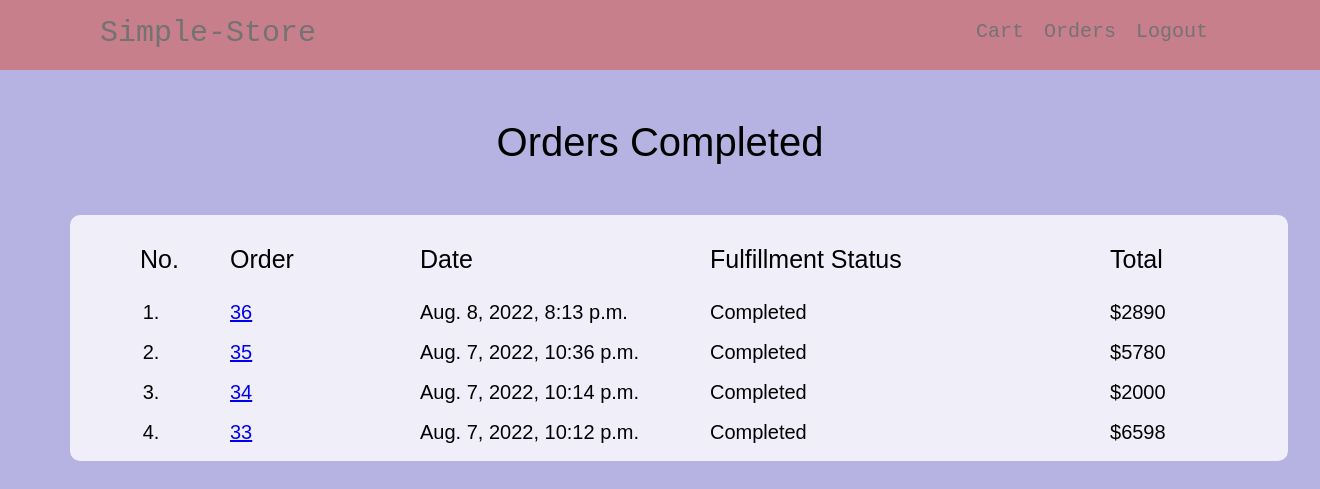
Page /orders (signed in) on the committed database.
### EcommerceApp/models.py (models this page shows, shortened)
class Order(models.Model):
    customer= models.ForeignKey(Customer, on_delete=models.CASCADE)
    date_ordered = models.DateTimeField(auto_now_add=True)
    complete = models.BooleanField(default=False,blank=True,null=True)
    transactionID = models.BigAutoField(primary_key=True,blank=True)
    class Meta:
        ordering = ("-date_ordered",)

class OrderItem(models.Model):
    product = models.ForeignKey(Product,on_delete=models.CASCADE)
    order = models.ForeignKey(Order,null=True,on_delete=models.CASCADE)
    quantity = models.IntegerField()
    date_added = models.DateTimeField(auto_now_add=True)

class Product(models.Model):
    title = models.CharField(max_length=200)
    description=models.TextField()
    category = models.CharField( max_length=50)
    price = models.FloatField()
    Availibilty =models.BooleanField(default=False)
    create_time = models.DateTimeField(auto_now=False, auto_now_add=True)
    update_time = models.DateTimeField(auto_now=True, auto_now_add=False)
    class Meta:
        verbose_name_plural = "Products"
        ordering = ("create_time",)

### EcommerceApp/views.py (the view)
# urls.py: path('orders', views.Orders,name="orders"),
def Orders(request):
    customer = request.user.customer
    order = Order.objects.filter(customer=customer,complete=True)
    return render(request, 'HTML/MyOrder.html',{'orders':order})

### EcommerceApp/templatetags/tem_tags.py (called while the page is built)
@register.filter(name="all_total")
def all_total(value,cart=None):
    try:
        keys = cart.keys()
        total=0
        for var in value:
            for id in keys:
                if int(id) == int(var.id):
                    quantity = cart[id]
                    total1 = quantity * var.price
                    total+=total1
        return total
    except:
        total = 0
        orderitem = OrderItem.objects.filter(order=value)
        for i in orderitem:
            total1 = int(i.product.price)*int(i.quantity)
            total+=total1
        return total

### templates/HTML/MyOrder.html (shortened to what this page needs)
<!DOCTYPE html>
<html lang="en">
<head>
    {% load static %}
    <link rel="stylesheet" type="text/css" href="{% static 'css/Myorders.css' %}">
    {% load tem_tags %}
</head>
<body>
    <div class="nav-bar">
        <div class="title">
            <a href="{% url 'index' %}">Simple-Store</a>
        </div>
        <div class="cart">
            <a href="{% url 'cart' %}">Cart</a>
        </div>
        <div class="orders">
            <a href="{% url 'orders' %}">Orders</a>
        </div>
        <div class="profile">
           <a href="{% url 'logout' %}"> Logout</a>
        </div>
    </div>
<div class="completedorders">
    <center><div class="order-title">
        Orders Completed
    </div>
</center>
</div>
{% if orders %}
<div class="orders-box">
    <div class="details">
                <div class="numbering font">
                    No.
                </div>
                <div class="transactionID font">
                    Order
                </div>
                <div class="time font">
                    Date
                </div>
                <div class="Fulfillment-Status font">
                    Fulfillment Status
                </div>
                <div class="total font">
                    Total
                </div>
    </div>
    <ol>
        {% for order in orders %}
    <div class="details">
        <div class="numbering ">
            <li></li>
        </div>
        <div class="transactionID">
            <a href="{% url 'order_details' order.transactionID %}">{{ order.transactionID }}</a>
        </div>
        <div class="time">
            {{ order.date_ordered }}
        </div>
        <div class="Fulfillment-Status">
            {% if order.complete %}
              Completed
            {% else %}
              Pending
            {% endif %}
        </div>
        <div class="total">
            ${{ order|all_total }}
        </div>
    </div>
{% endfor %}
    </ol>
</div>
{% endif %}
</body>
</html>

### static/css/Myorders.css (style rules this page uses)
body { margin: 0px; padding: 0px; background-color: rgba(99, 92, 194, 0.466); }
.nav-bar { background-color: rgba(206, 110, 110, 0.733); color: rgb(117, 114, 114); height: 70px; width: 100%; display: inline-flex; font-family: 'Courier New', Courier, monospace; font-weight: 500; }
.title { font-size: 30px; padding-top: 16px; padding-left: 100px; }
.cart { font-size: 20px; padding-top: 20px; margin-left: 50%; }
.orders , .profile { font-size: 20px; padding-top: 20px; margin-left: 20px; }
.nav-bar .title a, .nav-bar .cart a, .nav-bar .orders a, .nav-bar .profile a { text-decoration: none; color: rgb(117, 114, 114); text-decoration-line: none; }
.completedorders .order-title { font-size: 40px; font-family: 'Gill Sans', 'Gill Sans MT', Calibri, 'Trebuchet MS', sans-serif; margin-top: 50px; }
.orders-box { border-style: solid; border-radius: 10px; border-width: 0px; width: 90%; margin-left: 70px; margin-top: 50px; background-color: rgba(255, 255, 255, 0.795); padding-right: 30px; padding-top: 30px; }
.details { display: inline-flex; margin-left: 60px; font-size: 20px; font-family: 'Gill Sans', 'Gill Sans MT', Calibri, 'Trebuchet MS', sans-serif; }
.orders-box ol .details { margin-left: 20px; }
ol li { margin-left: 25px; text-align: center; }
.numbering { height: 40px; width: 50px; margin-left: 10px; }
.transactionID { height: 40px; width: 150px; margin-left: 40px; }
.time { height: 40px; width: 250px; margin-left: 40px; }
.Fulfillment-Status { height: 40px; width: 200px; margin-left: 40px; }
.total { height: 40px; width: 200px; margin-left: 200px; }
.font { font-size: 25px; }

### rows in the picture
Order: transactionID "36", date_ordered "Aug. 8, 2022, 8:13 p.m.", complete "Completed", transactionID.quantity "2890"
Order: transactionID "35", date_ordered "Aug. 7, 2022, 10:36 p.m.", complete "Completed", transactionID.quantity "5780"
Order: transactionID "34", date_ordered "Aug. 7, 2022, 10:14 p.m.", complete "Completed", transactionID.quantity "2000"
Order: transactionID "33", date_ordered "Aug. 7, 2022, 10:12 p.m.", complete "Completed", transactionID.quantity "6598"
